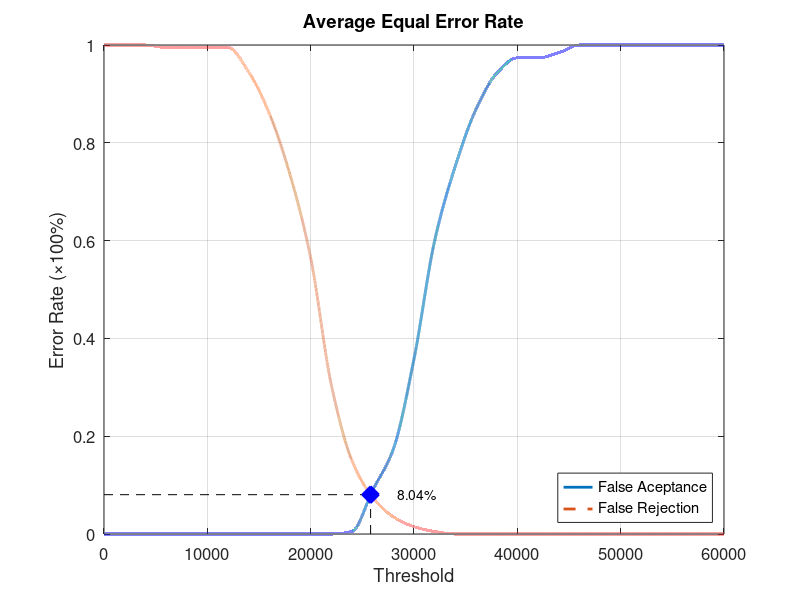
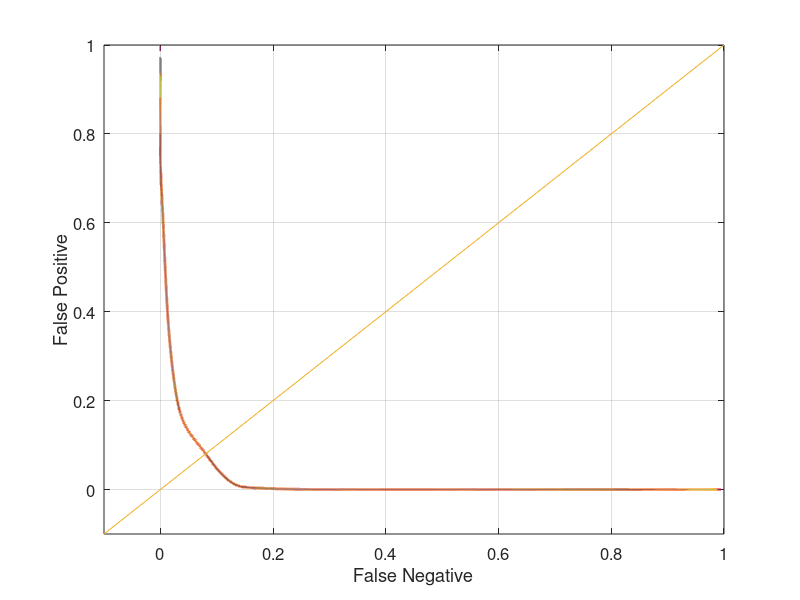

Here is the MATLAB script that generated these plots, in order:
function yEER = Database1_3
close all;
clear;
clc;
x = 0:2000:60000;
xq = 0:0.5:60000;

y0 = [0 0 0 0 0 0 0 0 0 0 0 0 0.00526316 0.0894737 0.173684 0.357895 0.6 0.752632 0.868421 0.942105 0.973684 0.973684 0.984211 1 1 1 1 1 1 1 1];
yy0 = interp1(x, y0, xq, 'pchip');
y1 = [1 1 1 0.995 0.995 0.995 0.995 0.945 0.86 0.735 0.565 0.305 0.15 0.075 0.035 0.015 0.005 0 0 0 0 0 0 0 0 0 0 0 0 0 0];
yy1 = interp1(x, y1, xq, 'pchip');

% Calculating EER: 
y2 = abs(y0 - y1);
find(y2 == min(y2))
yy2 = abs(yy0 - yy1);
xEER = find(yy2 == min(yy2));
xEERIndex = xq(xEER) % X-axis EER
yEER = yy0(xEER) % Y-axis EER

main = figure
plot(xq, yy0,'-','LineWidth', 2);	hold on
plot(xq, yy1,'--','LineWidth', 2);	hold on
plot([xEERIndex xEERIndex], [0 yEER], 'k--');	hold on
plot([0 xEERIndex], [yEER yEER], 'k--');	hold on
plot(xEERIndex, yEER, 'bx', 'LineWidth', 10);	hold on
text(xEERIndex + 10 * xEERIndex / 100, yEER, [num2str(round((10000 * yEER)) / 100) '%'])
legend('False Aceptance', 'False Rejection', 'Location', 'SouthEast')
xlabel('Threshold')
ylabel('Error Rate (\times100%)')
title('Average Equal Error Rate')
set(gca, 'FontSize', 12)
axis([0 60000 0 1])
grid on

print(main, 'Database1_3Main', '-dpng');
FNRxFPR = figure('Color', [1 1 1]);
plot(yy1, yy0, '-', yy1, yy0, 'LineWidth', 2);
hold on
y = -0.1:0.1:1
plot(y, y); 
set(gca, 'FontSize', 12)
xlabel('False Negative')
ylabel('False Positive')
axis([-0.1 1 -0.1 1])
set(gca, 'FontSize', 12)
grid on

print(FNRxFPR, 'Database1_3FNRxFPR','-dpng');
end
